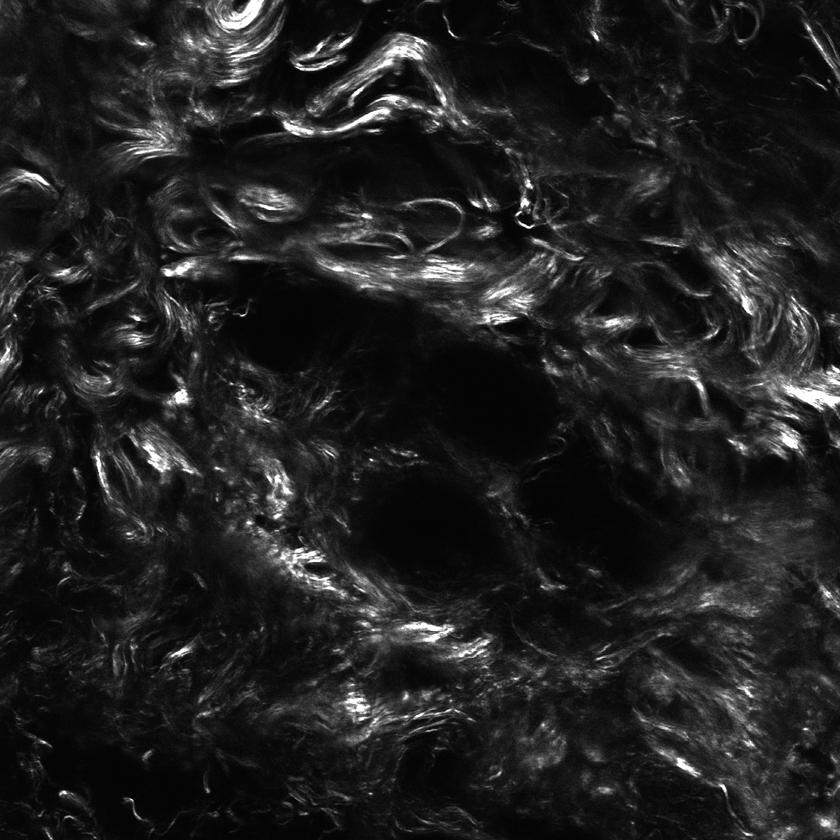
#> input picture sample_data/2plsm/sample_2plsm_healthy_1.tif, 840 x 840 px, shrunk from 1000 x 1000 before the run; its folder holds only this picture in this run
$ jupyter execute Collagen_textureanalysis.ipynb
#> lines starting #> are read from the running program, lines starting #| are printed output that depends on the picture; after the words box and inside, x2 and y2 are one past the last pixel; in counts of white or black regions, pixels touching at a corner belong together
### modules_2photon.py
#!/usr/bin/env python3
# encoding: utf-8
#
# Copyright (C) 2024 Max Planck Institute for Multidisclplinary Sciences
# Copyright (C) 2024 Bharti Arora <bharti.arora@mpinat.mpg.de>
# Copyright (C) 2024 Ajinkya Kulkarni <ajinkya.kulkarni@mpinat.mpg.de>


# This program is free software: you can redistribute it and/or modify
# it under the terms of the GNU Affero General Public License as
# published by the Free Software Foundation, either version 3 of the
# License, or (at your option) any later version.
#
# This program is distributed in the hope that it will be useful,
# but WITHOUT ANY WARRANTY; without even the implied warranty of
# MERCHANTABILITY or FITNESS FOR A PARTICULAR PURPOSE.  See the
# GNU Affero General Public License for more details.
#
# You should have received a copy of the GNU Affero General Public License
# along with this program. If not, see <https://www.gnu.org/licenses/>.

########################################################################################

# This file contains all the modules/functions necessary for running the jupyter notebook.

########################################################################################

from PIL import Image
Image.MAX_IMAGE_PIXELS = None

import numpy as np
import pandas as pd

from scipy import ndimage
from scipy.stats import circmean, circstd
from scipy import signal

from skimage.filters import threshold_mean, gaussian, threshold_otsu
from skimage.morphology import disk
from skimage.filters import rank

import matplotlib.pyplot as plt
from mpl_toolkits.axes_grid1 import make_axes_locatable
from mpl_toolkits.axes_grid1 import axes_size

########################################################################################

def binarize_image(image):
	"""
	This function checks if the input image is 2D and returns a binary image based on a threshold value.

	Parameters:
	image (np.array): Input image to be thresholded.
	threshold_mean: A method from skimage that calculates the mean threshold value for the input image.

	Returns:
	np.array: Binary image with values above the threshold set to 1 and values below set to 0.

	Raises:
	ValueError: If the input image is not 2D.
	"""
	# Check if the input image is 2D
	if len(image.shape) != 2:
		raise ValueError("Input should be a 2D image.")

	image = image.astype('uint8')

	############

	# Local OTSU thresholding

	# selem = disk(radius)
	# threshold_value = rank.otsu(image, selem)

	# global thresholding

	threshold_value = threshold_otsu(image)

	############

	binary_image = image > threshold_value

	return binary_image

########################################################################################

def make_filtered_image(input_image, filter_sigma):
	"""
	Applies a Gaussian filter to an input image.

	Parameters:
	input_image (ndarray): a NumPy array representing the input image to be filtered.
	filter_sigma (float): a numeric value representing the standard deviation of the Gaussian filter.
	filter_mode (str): a string representing the mode of the Gaussian filter (default: 'nearest').
	preserve_range (bool): a boolean value indicating whether to preserve the data range of the input image (default: True).

	Returns:
	filtered_image (ndarray): a NumPy array representing the filtered image.
	"""
	filtered_image = gaussian(input_image, sigma = filter_sigma, mode = 'nearest', preserve_range = True)

	return filtered_image

########################################################################################

# [78 lines left out: functions percentage_area, split_into_chunks, circular_variance, not called in this run]

########################################################################################

def make_coherence(input_image, eigenvalues, Structure_Tensor, threshold_value, epsilon = 1e-8):
	"""
	Calculate coherence values for a given input image, eigenvalues, structure tensor, and threshold value.

	Parameters:
	- input_image (numpy.ndarray): The input image for which coherence values are to be calculated.
	- eigenvalues (numpy.ndarray): The eigenvalues of the input image.
	- Structure_Tensor (numpy.ndarray): The structure tensor of the input image.
	- threshold_value (float): The threshold value to determine if the calculation should be done.

	Returns:
	- Coherence_Array (numpy.ndarray): An array containing the coherence values for the input image.
	"""

	Coherence_Array = np.full(input_image.shape, np.nan)

	# Check if the sum of the EigenValues of the Structure_Tensor is greater than 0
	mask = (input_image >= threshold_value) & (eigenvalues.sum(axis=2) > 0)

	trace = np.trace(Structure_Tensor, axis1=2, axis2=3)

	Smallest_Normalized_Eigenvalues = eigenvalues[:, :, 0] / (trace + epsilon)
	Largest_Normalized_Eigenvalues = eigenvalues[:, :, 1] / (trace + epsilon)

	# Compute the coherence values using np.where
	Coherence_Array = np.where(mask, np.abs((Largest_Normalized_Eigenvalues - Smallest_Normalized_Eigenvalues) / (Smallest_Normalized_Eigenvalues + Largest_Normalized_Eigenvalues + epsilon)), Coherence_Array)

	return Coherence_Array

########################################################################################

def convolve(image, kernel):
	"""
	Perform convolution on a binary image with a kernel of any size

	Parameters:
		image (np.ndarray): binary image to perform convolution on
		kernel (np.ndarray): kernel of any size

	Returns:
		np.ndarray: binary image after convolution
	"""

	# Convert the input image to a valid data type
	image = np.array(image, dtype=np.float32)

	# Get the shape of the image
	i_h, i_w = image.shape

	# Get the shape of the kernel
	k_h, k_w = kernel.shape

	# Check if the kernel is of odd size
	if k_h % 2 == 0 or k_w % 2 == 0:
		raise ValueError("Kernel must be of odd size")

	# Check if the kernel size is smaller than the image dimensions
	if k_h > i_h or k_w > i_w:
		raise ValueError("Kernel size must be smaller than image dimensions")

	# Pad the image with the pixels along the edges
	pad_h = int((k_h - 1) / 2)
	pad_w = int((k_w - 1) / 2)
	image = np.pad(image, ((pad_h, pad_h), (pad_w, pad_w)), mode='constant', constant_values=0)

	# Get the total number of elements in the kernel
	total_elements = k_h * k_w

	# Perform convolution
	result = signal.convolve2d(image, kernel / total_elements, mode='same', boundary='fill', fillvalue=0)

	return result[pad_h:-pad_h, pad_w:-pad_w]

########################################################################################

def make_image_gradients(image, filter=None):
	"""
	Calculates image gradients in x and y directions using filters chosen by the user.

	Parameters:
	image (numpy.ndarray): 2D array representing the input image.
	filter (str): Filter type to be used, either 'sobel' or 'prewitt'

	Returns:
	tuple: Tuple containing 2D arrays representing gradient of the image in x and y directions respectively.

	"""
	# check if input_image is 2D array
	if len(image.shape) != 2:
		raise ValueError("Input image must be a 2D array")

	if filter == None or filter == 'sobel':
		image_gradient_x = ndimage.sobel(image, axis=0)
		image_gradient_y = ndimage.sobel(image, axis=1)

	elif filter == 'prewitt':
		image_gradient_x = ndimage.prewitt(image, axis=0)
		image_gradient_y = ndimage.prewitt(image, axis=1)
	else:
		raise ValueError("Invalid filter type, choose either 'sobel' or 'prewitt'")

	return image_gradient_x, image_gradient_y

########################################################################################

# [23 lines left out: function show_mosaic, not called in this run]

########################################################################################

def make_orientation(input_image, Jxx, Jxy, Jyy, threshold_value):
	"""
	Calculates orientation of an image using structure tensor components.

	Parameters:
	input_image (numpy.ndarray): 2D array representing the input image.
	Jxx (numpy.ndarray): 2D array representing the xx component of the structure tensor.
	Jxy (numpy.ndarray): 2D array representing the xy component of the structure tensor.
	Jyy (numpy.ndarray): 2D array representing the yy component of the structure tensor.
	threshold_value (float): threshold value for the input image. Only pixels with intensity greater than or equal to threshold_value will be considered.

	Returns:
	numpy.ndarray: 2D array representing the orientation of the input image. Pixels that do not meet the threshold condition are set to NaN.

	"""
	# check if input_image is 2D array
	if len(input_image.shape) != 2:
		raise ValueError("Input image must be a 2D array")
	# check if Jxx, Jxy, Jyy has the same shape as input_image
	if Jxx.shape != input_image.shape or Jxy.shape != input_image.shape or Jyy.shape != input_image.shape:
		raise ValueError("Jxx, Jxy and Jyy must have the same shape as input image")
	# check if threshold_value is a number
	if not isinstance(threshold_value, (float, int)):
		raise ValueError("Threshold value must be a number")

	Orientation = 0.5 * np.arctan2(2 * Jxy, Jxx - Jyy) * 180 / np.pi
	Orientation[Orientation < 0] += 180
	Orientation[input_image < threshold_value] = np.nan

	return Orientation

########################################################################################

# Define a function to compute the circular variance for each pixel in a 2D array
# [64 lines left out: functions circular_variance_array, generate_padded_image, not called in this run]

########################################################################################

def make_structure_tensor_2d(image_gradient_x, image_gradient_y, local_sigma):
	"""
	Calculates 2D structure tensor of an image using image gradients in x and y directions and a local standard deviation.

	Parameters:
	image_gradient_x (numpy.ndarray): 2D array representing the gradient of the image in x direction.
	image_gradient_y (numpy.ndarray): 2D array representing the gradient of the image in y direction.
	local_sigma (float): standard deviation for the Gaussian filter used for calculating the structure tensor.

	Returns:
	tuple: Tuple containing the 2D structure tensor, eigenvalues and eigenvectors of the structure tensor, Jxx, Jxy, Jyy component of the structure tensor.

	"""
	# check if image_gradient_x and image_gradient_y are 2D arrays
	if len(image_gradient_x.shape) != 2 or len(image_gradient_y.shape) != 2:
		raise ValueError("image_gradient_x and image_gradient_y must be 2D arrays")
	# check if image_gradient_x and image_gradient_y have the same shape
	if image_gradient_x.shape != image_gradient_y.shape:
		raise ValueError("image_gradient_x and image_gradient_y must have the same shape")
	# check if local_sigma is a positive number
	if not isinstance(local_sigma, (float, int)) or local_sigma <= 0:
		raise ValueError("local_sigma must be a positive number")

	Jxx = ndimage.gaussian_filter(image_gradient_x * image_gradient_x, local_sigma, mode = 'nearest')
	Jxy = ndimage.gaussian_filter(image_gradient_x * image_gradient_y, local_sigma, mode = 'nearest')
	Jyy = ndimage.gaussian_filter(image_gradient_y * image_gradient_y, local_sigma, mode = 'nearest')

	Raw_Structure_Tensor = np.array([[Jxx, Jxy], [Jxy, Jyy]])

	Structure_Tensor = np.moveaxis(Raw_Structure_Tensor, [0, 1], [2, 3]) # For solving EigenProblem
	EigenValues, EigenVectors = np.linalg.eigh(Structure_Tensor) # eigh because matrix is symmetric

	return Structure_Tensor, EigenValues, EigenVectors, Jxx, Jxy, Jyy

########################################################################################

def make_vxvy(input_image, eigenvectors, threshold_value):
	"""
	Extracts the x and y components of the first eigenvector from the eigenvectors array.

	Parameters:
	input_image (numpy.ndarray): 2D array representing the input image.
	threshold_value (float): threshold value for the input image. Only pixels with intensity greater than or equal to threshold_value will be considered.

	Returns:
	tuple: Tuple containing 2D arrays representing x and y components of the first eigenvector. Pixels that do not meet the threshold condition are set to NaN.

	"""
	# check if input_image is 2D array
	if len(input_image.shape) != 2:
		raise ValueError("Input image must be a 2D array")
	# check if threshold_value is a number
	if not isinstance(threshold_value, (float, int)):
		raise ValueError("Threshold value must be a number")

	vx = eigenvectors[..., 0][:, :, 0]
	vx[input_image < threshold_value] = np.nan

	vy = eigenvectors[..., 0][:, :, 1]
	vy[input_image < threshold_value] = np.nan

	return vx, vy

########################################################################################

# [410 lines left out: functions convert_to_8bit_grayscale, stitch_back_chunks, perform_statistical_analysis, save_results_to_csv, make_mosiac_plot, load_pandas_dataframe and 1 more, not called in this run]

########################################################################################

### notebooks/Collagen_textureanalysis.ipynb
[cell 1]
#!/usr/bin/env python3
# encoding: utf-8
#
# Copyright (C) 2024 Max Planck Institute for Multidisclplinary Sciences
# Copyright (C) 2024 Bharti Arora <bharti.arora@mpinat.mpg.de>
# Copyright (C) 2024 Ajinkya Kulkarni <ajinkya.kulkarni@mpinat.mpg.de>
#
# This program is free software: you can redistribute it and/or modify
# it under the terms of the GNU Affero General Public License as
# published by the Free Software Foundation, either version 3 of the
# License, or (at your option) any later version.
#
# This program is distributed in the hope that it will be useful,
# but WITHOUT ANY WARRANTY; without even the implied warranty of
# MERCHANTABILITY or FITNESS FOR A PARTICULAR PURPOSE.  See the
# GNU Affero General Public License for more details.
#
# You should have received a copy of the GNU Affero General Public License
# along with this program. If not, see <https://www.gnu.org/licenses/>.

########################################################################################

[cell 2]
import sys
# Don't generate the __pycache__ folder locally
sys.dont_write_bytecode = True

import numpy as np
import matplotlib.pyplot as plt
from mpl_toolkits.axes_grid1 import make_axes_locatable

from PIL import Image
Image.MAX_IMAGE_PIXELS = None

import os
import glob
from tqdm.auto import tqdm

# Make src/ importable when this notebook is run from the notebooks/ folder
sys.path.insert(0, os.path.join('..', 'src'))

from modules_2photon import *

# Inline figure resolution. Deliberately lower than the 300 dpi used for the saved
# files: these figures are embedded as base64 PNGs inside the .ipynb, so a high dpi
# makes the committed notebook enormous and slow to render on GitHub.
plt.rcParams['figure.dpi'] = 60

[cell 3]
folder_path = os.path.join('..', 'sample_data', '2plsm')

# Derived images and tables are written here, NOT back into sample_data/
output_folder = os.path.join('..', 'output_data', '2plsm')
os.makedirs(output_folder, exist_ok=True)

# Get all .tif files from the directory using os.path.join
all_tif_files = glob.glob(os.path.join(folder_path, "*.tif"))

# Prefixes to exclude
exclude_prefixes = ['FilteredImage_', 'DensityImage_', 'CoheranceImage_', 'OrientationImage_',
                    'CircularVarianceImage_', 'Results_']

# Filter out files starting with the specified prefixes
filenames = [f for f in all_tif_files if not any(os.path.basename(f).startswith(prefix)
                                                 for prefix in exclude_prefixes)]

filenames = sorted(filenames)

print(filenames)

[cell 4]
FilterKey = 2
LocalDensityKey = 20
LocalSigmaKey = 10
kernel_size_circular_variance = 100

[cell 5]
for uploaded_file_path in tqdm(filenames, desc = 'Analyzing files', leave = True):

    raw_image = np.array(Image.open(uploaded_file_path))
#> raw_image is the input picture: shape (840, 840); min 0, max 255, mean 32.5

    raw_image = 255 * ((raw_image - raw_image.min()) / (raw_image.max() - raw_image.min()))

    ThresholdValueKey = max(int(np.median(raw_image)), 2)
#> ThresholdValueKey = 21

    filtered_image = make_filtered_image(raw_image, FilterKey)

    binarized_image = binarize_image(filtered_image)
#> in binarize_image, `threshold_value = threshold_otsu(image)`: threshold_value = 61
#> in binarize_image, `binary_image = image > threshold_value`:
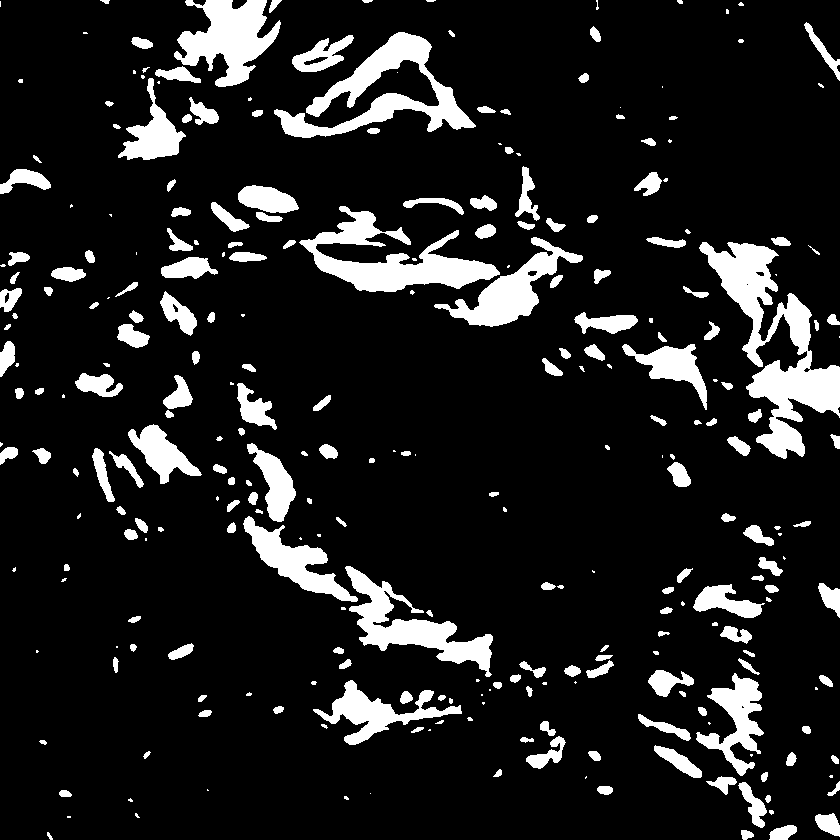
#> binary_image: shape (840, 840) bool; 12.2% white; 286 white regions (81 under 20 px), largest, box (x1, y1, x2, y2) and area: (699, 242, 840, 459) 10093, (274, 32, 476, 138) 6524, (299, 206, 500, 292) 6449

    # Define the kernel and it's size
    local_kernel_size = LocalDensityKey
    if (local_kernel_size % 2 == 0):
        local_kernel_size = local_kernel_size + 1
    if (local_kernel_size < 3):
        local_kernel_size = 3

    local_kernel = np.ones((local_kernel_size, local_kernel_size),
                           dtype = np.float32) / (local_kernel_size * local_kernel_size)

    Local_Density = convolve(raw_image, local_kernel)

    Local_Density = np.divide(Local_Density, Local_Density.max(),
                              out=np.full(Local_Density.shape, np.nan),
                              where=Local_Density.max() != 0)

    # Calculate image gradients in X and Y directions
    image_gradient_x, image_gradient_y = make_image_gradients(filtered_image)

    # Calculate the structure tensor and solve for EigenValues, EigenVectors
    Structure_Tensor, EigenValues, EigenVectors, Jxx, Jxy, Jyy = make_structure_tensor_2d(image_gradient_x,
                                                                                          image_gradient_y,
                                                                                          LocalSigmaKey)

    # Calculate Coherence
    Image_Coherance = make_coherence(filtered_image, EigenValues, Structure_Tensor, ThresholdValueKey)
#> in make_coherence, `mask = (input_image >= threshold_value) & (eigenvalues.sum(axis=2) > 0)`:
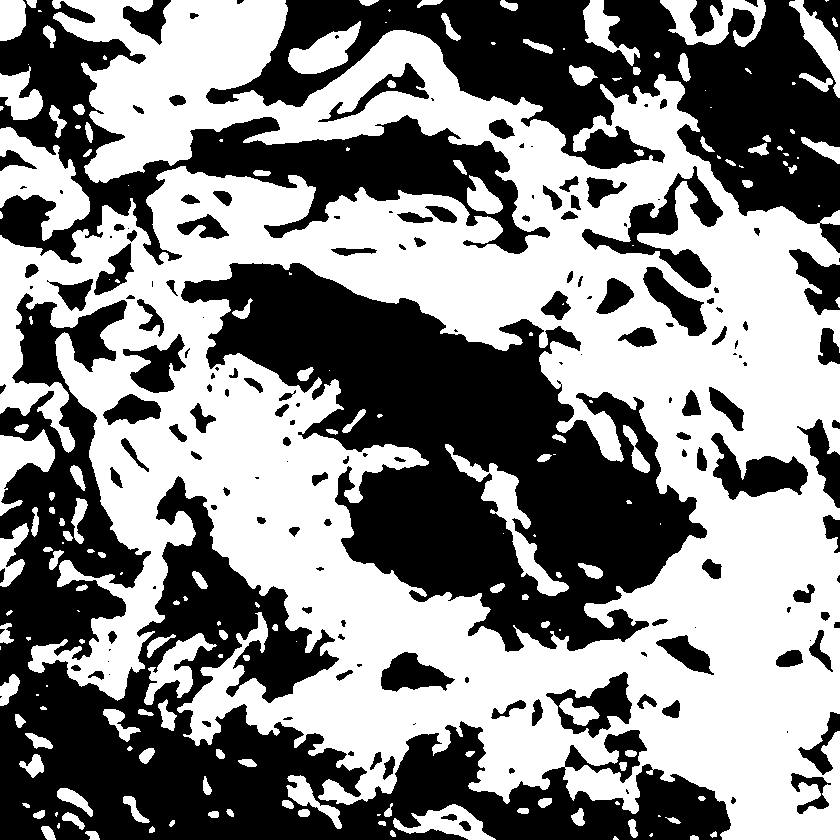
#> mask: shape (840, 840) bool; 52.4% white; 171 black regions (48 under 20 px), largest, box (x1, y1, x2, y2) and area: (0, 293, 731, 840) 107301, (181, 263, 707, 652) 90219, (206, 0, 840, 253) 58320
#> in make_coherence, `Smallest_Normalized_Eigenvalues = eigenvalues[:, :, 0] / (trace + epsi..`:
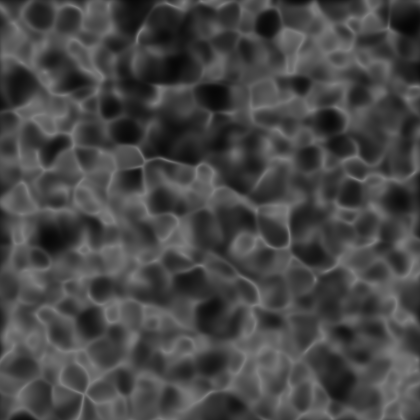
#> Smallest_Normalized_Eigenvalues: shape (840, 840) float64 (shown at 1/2 size); min 0.0229, max 0.5, mean 0.276
#> in make_coherence, `Largest_Normalized_Eigenvalues = eigenvalues[:, :, 1] / (trace + epsil..`:
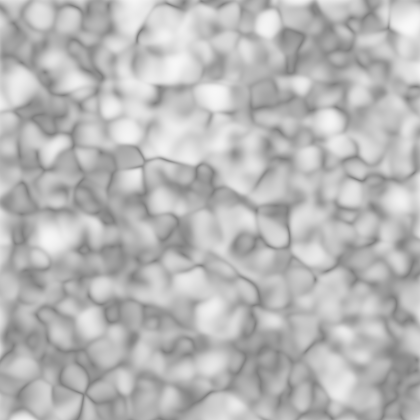
#> Largest_Normalized_Eigenvalues: shape (840, 840) float64 (shown at 1/2 size); min 0.5, max 0.977, mean 0.724

    # Calculate Orientation
    Image_Orientation = make_orientation(filtered_image, Jxx, Jxy, Jyy, ThresholdValueKey)
#> in make_orientation, `Orientation[Orientation < 0] += 180`:
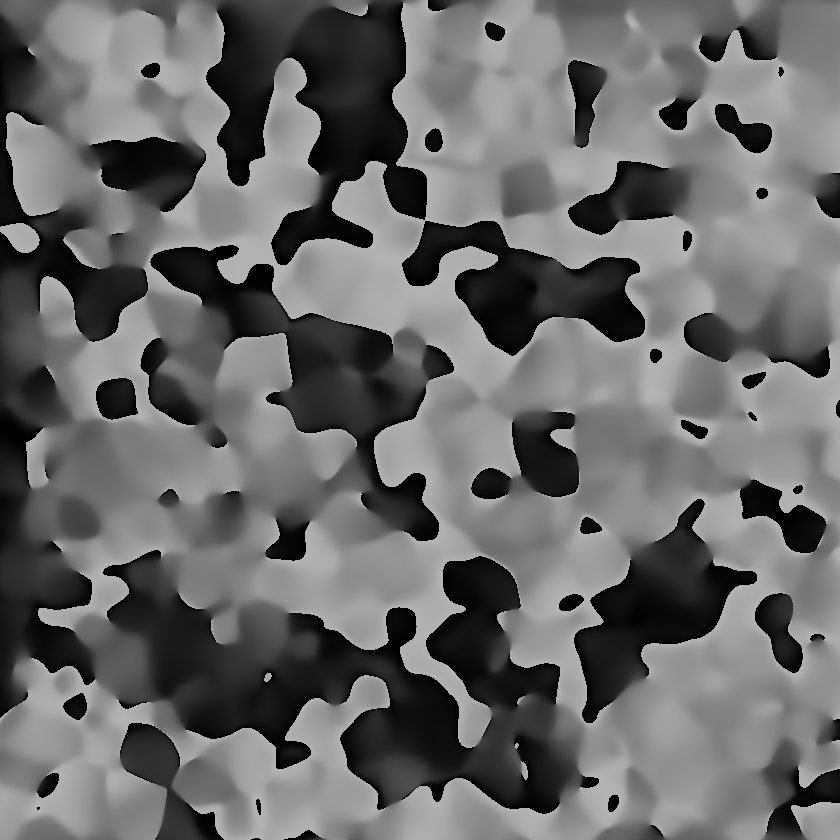
#> Orientation: shape (840, 840) float64; min 8.34e-05, max 180, mean 105.2
    vx, vy = make_vxvy(filtered_image, EigenVectors, ThresholdValueKey)
#> (the rest of the program and of its run is left out)
